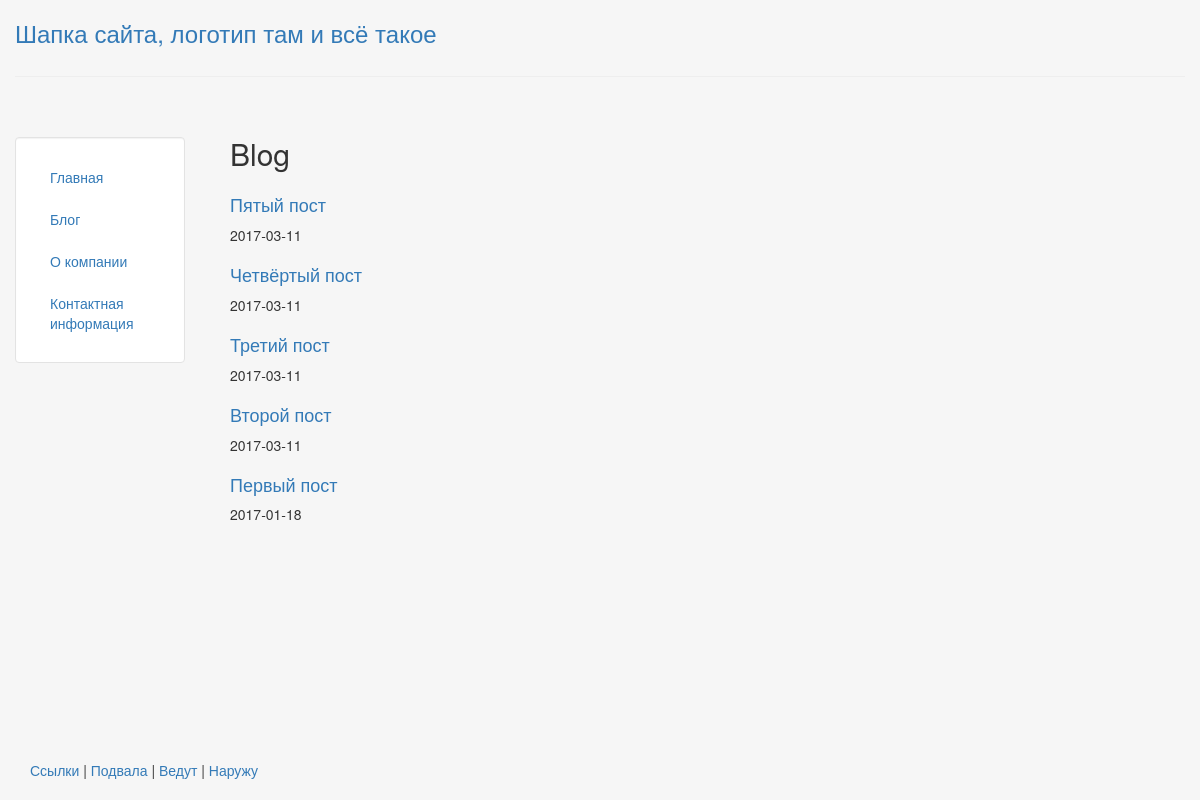
Screenshot of /blog/ with the database file from the repository.
### blog/models.py (models this page shows, shortened)
class Post(models.Model):
    title = models.CharField(max_length=140)
    body = models.TextField()
    date = models.DateTimeField()

### blog/templates/blog/blog.html
{% extends "personal/header.html" %}
{% block content %}
  <h2>Blog</h2>
  {% for post in object_list %}
    <div class="blog-post">
      <a href="/blog/{{ post.id }}"><h4>{{ post.title }}</h4></a>
      <span>{{ post.date|date:"Y-m-d" }}</span>
    </div>
  {% endfor %}
{% endblock %}

### personal/static/personal/css/styles.css (style rules this page uses)
html, body { height:100%; background-color:#f6f6f6 }
.blog-post { padding:5px 0; }

### rows the page displays
Post: title "Пятый пост", date "2017-03-11"
Post: title "Четвёртый пост", date "2017-03-11"
Post: title "Третий пост", date "2017-03-11"
Post: title "Второй пост", date "2017-03-11"
Post: title "Первый пост", date "2017-01-18"
